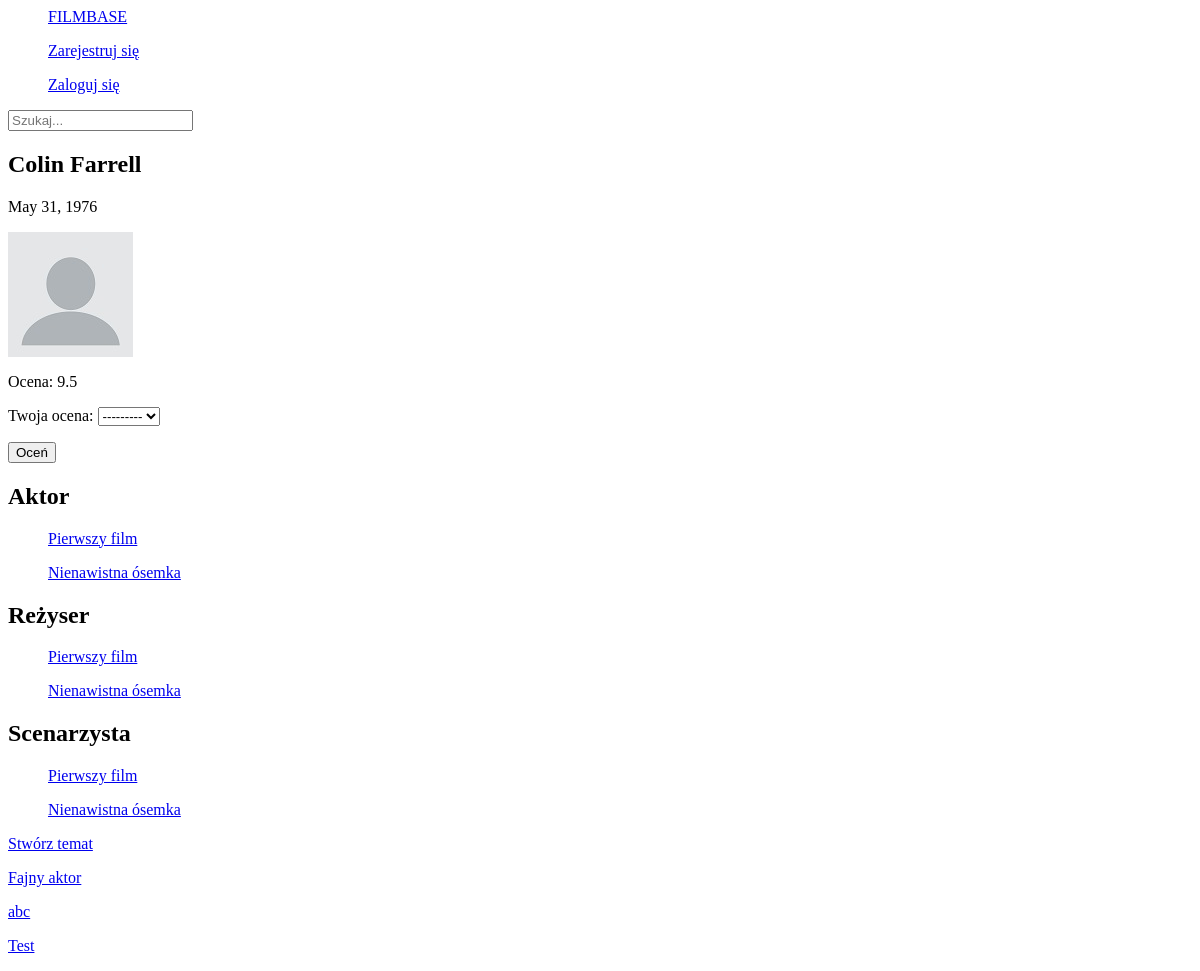
The app's page /base/person/colin-farrell/, older data.
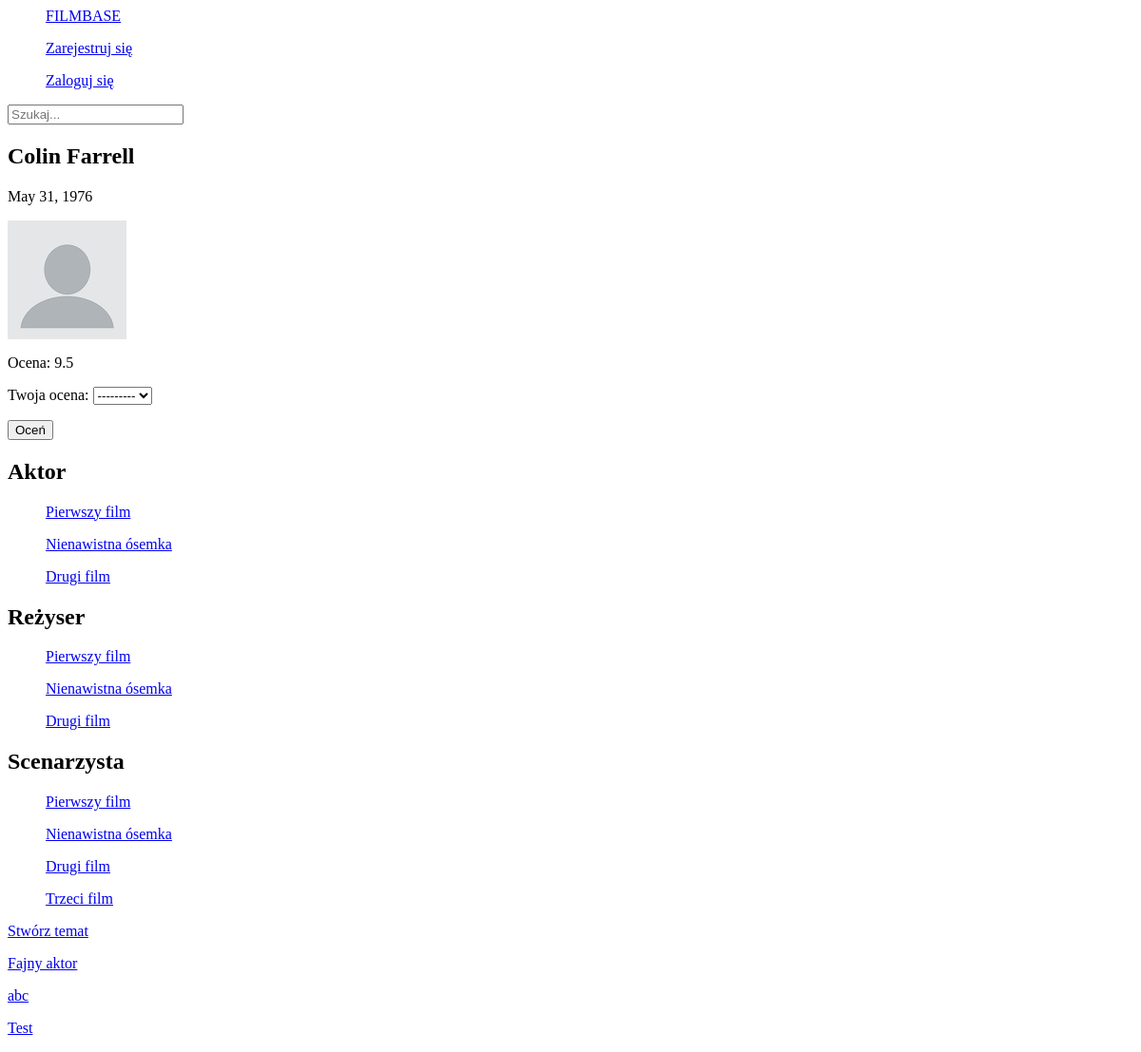
The same page, newer data.
### main/models.py (models this page shows, shortened)
class Person(models.Model):
    full_name = models.CharField(null=False, blank=False, max_length=100)
    date_of_birth = models.DateField(null=False, blank=False)
    slug = models.SlugField(null=True, blank=True)
    avatar = models.ImageField(default='default.jpg', null=True, blank=True)
    is_accepted = models.BooleanField(default=False)
    def get_average(self):
        rates = self.rate_set.all().values_list('choice', flat=True)
        if rates:
            average = (sum(rates))/len(rates)
            return average
        return "Brak oceny"

class Movie(models.Model):
    title = models.CharField(null=False, blank=False, max_length=100, verbose_name='Tytuł')
    description = models.CharField(null=False, blank=False, max_length=400, verbose_name='Opis')
    date_of_realease = models.DateField(null=False, blank=False, verbose_name='Data premiery')
    kind = models.CharField(null=False, blank=False, max_length=100, verbose_name='Gatunek')
    actors = models.ManyToManyField(Person, related_name='Starred_in')
    directors = models.ManyToManyField(Person, related_name='Directed')
    scenarists = models.ManyToManyField(Person, related_name='Wrote_the_script')
    slug = models.SlugField(null=True, blank=True)
    is_accepted = models.BooleanField(default=False)

### comments/models.py (models this page shows, shortened)
class Topic(models.Model):
    title = models.CharField(verbose_name='Tytuł', null=False, blank=False, max_length=250)
    content = models.TextField(verbose_name='Treść', null=False, blank=False, max_length=500)
    person = models.ForeignKey(Person, on_delete=models.CASCADE, null=True, blank=True)
    movie = models.ForeignKey(Movie, on_delete=models.CASCADE, null=True, blank=True)
    author = models.ForeignKey(User, on_delete=models.CASCADE)
    slug = models.SlugField(unique=True, null=True, blank=True)

### main/views.py (the view, shortened to what this page needs)
# urls.py: path('person/<slug:slug>/', PersonDetailView.as_view(), name='detail_person'),
class PersonDetailView(FormMixin, DetailView):
    model = Person
    template_name = 'main/detail_person.html'
    context_object_name = 'person'
    form_class = RateForm
    def get_context_data(self, **kwargs):
        context = super(PersonDetailView, self).get_context_data(**kwargs)
        context['form'] = RateForm(initial={'person': self.object})
        if self.request.user.is_authenticated:
            context['my_rate'] = Rate.objects.filter(
                    sender=self.request.user,
                    person=self.get_object()).first()
        return context

### main/forms.py
class RateForm(forms.ModelForm):
    class Meta:
        model = Rate
        fields = ('choice',)

### main/templates/main/detail_person.html (shortened to what this page needs)
{% extends 'users/base.html' %}
{% block content %}
    <h2>{{ person.full_name }}</h2>
    <p>{{ person.date_of_birth }}</p>
    <img src="{{ person.avatar.url }}" alt="" width="125" height="125">
    <p>Ocena: {{ person.get_average }}</p>
    <form action="" method="POST">
        {{ form.as_p }}
        <button type="submit">Oceń</button>
    </form>
    <h2>Aktor</h2>
    {% for movie in person.Starred_in.all %}
        <ul><a href="{% url 'detail_movie' slug=movie.slug %}">{{ movie.title }}</a></ul>
    {% endfor %}
    <h2>Reżyser</h2>
    {% for movie in person.Directed.all %}
        <ul><a href="{% url 'detail_movie' slug=movie.slug %}">{{ movie.title }}</a></ul>
    {% endfor %}
    <h2>Scenarzysta</h2>
    {% for movie in person.Wrote_the_script.all %}
        <ul><a href="{% url 'detail_movie' slug=movie.slug %}">{{ movie.title }}</a></ul>
    {% endfor %}
    <p><a href="{% url 'create_topic' slug=person.slug %}">Stwórz temat</a></p>
    {% for topic in person.topic_set.all %}
        <a href="{% url 'detail_topic' slug=person.slug topic_slug=topic.slug %}">{{ topic.title }}</a><p></p>
    {% endfor %}
{% endblock %}

### users/templates/users/base.html (shortened to what this page needs)
{% load static %}
<html>
    <head>
    </head>
    <body>
        <div>
            <ul><a href="{% url 'home' %}">FILMBASE</a></ul>
            {% if user.is_authenticated %}
                <ul><a href="{% url 'logout' %}">Wyloguj się</a></ul>
                <ul><a href="{% url 'create_person' %}">Stwórz osobę</a></ul>
                <ul><a href="{% url 'create_movie' %}">Stwórz film</a></ul>
            {% else %}
                <ul><a href="{% url 'register' %}">Zarejestruj się</a></ul>
                <ul><a href="{% url 'login' %}">Zaloguj się</a></ul>
            {% endif %}
        </div>
        <div>
            <form action="{% url 'search' %}" method="GET">
                <input type="text" name="search" placeholder="Szukaj...">
            </form>
        </div>
        {% block content %}
        {% endblock %}
    </body>
</html>

Row changes from the older to the newer data that the page shows:
added Movie: title "Drugi film"
added Movie: title "Trzeci film", shown under "Scenarzysta"
